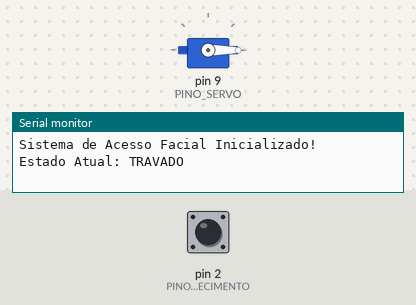
Bench run of a sketch on a simulated Arduino Uno, built with avr-gcc and run on an emulated ATmega328P. Shown: servo, the last lines printed to the serial monitor. Inputs (shaded band) come from the test bench; at power-on: pin 2 (PINO_SINAL_RECONHECIMENTO) HIGH.

Above: at 1.2 s.
1.3 s: pin 2 (PINO_SINAL_RECONHECIMENTO) pulled LOW for 0.15 s
At 2.26 s:
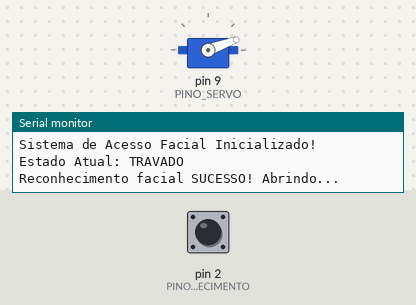
At 6.2 s:
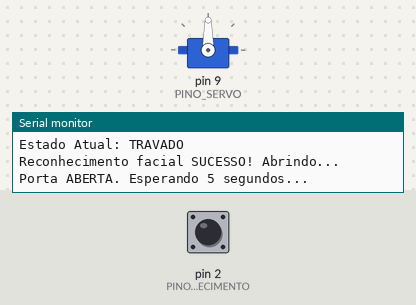
Timing chart, 0 to 13.3 s (numbered marks = the images above; inputs shaded):
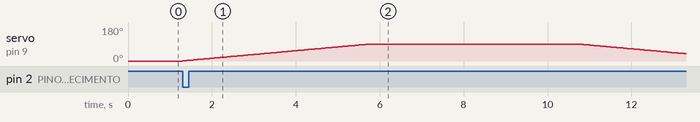

Measured:
- after the input at 1.3 s, servo on pin 9 (PINO_SERVO): rises from 0° to 90° in 4.5 s, then falls to 39° in 7.5 s

The sketch:

servoMotorDelay.ino
```cpp
#include <Servo.h>


// **********************************
// *** CONSTANTES DE PINO E LÓGICA ***
// **********************************
#define PINO_SINAL_RECONHECIMENTO 2 // Pino para receber o sinal de sucesso (LOW)
#define PINO_SERVO 9                // Pino para o servo motor


// Posições em graus para o servo motor
const int POSICAO_TRAVADA = 0;      // Posição inicial/fechada (ex: 0 graus)
const int POSICAO_ABERTA = 90;      // Posição de abertura (ex: 90 graus)
const long TEMPO_ABERTURA = 5000;   // Tempo em ms que a porta fica aberta (5 segundos)


// **********************************
// *** CONSTANTES DE MOVIMENTO SUAVE ***
// **********************************
const int PASSO_ANGULAR = 1;        // Quantidade de graus para mover por vez (Suavidade)
const int DELAY_MOVIMENTO = 50;     // Tempo (ms) entre cada passo (Velocidade)


// **********************************
// *** VARIÁVEIS DE ESTADO ***
// **********************************
Servo meuServo;
int currentServoPos = POSICAO_TRAVADA; // Rastreia a posição atual do servo


long tempoAberturaAnterior = 0; // Armazena o momento em que a porta foi aberta
long lastMovementTime = 0;      // Armazena o momento do último movimento do servo


// Variável para rastrear o estado atual do sistema
// 0: TRAVADO
// 1: ABRINDO (Movendo suavemente para POSICAO_ABERTA)
// 2: ABERTO (Esperando TEMPO_ABERTURA)
// 3: FECHANDO (Movendo suavemente para POSICAO_TRAVADA)
int estadoPorta = 0;


void setup() {
  // Configura o pino de sinal com PULLUP, ele será HIGH por padrão.
  // O sinal de sucesso (LOW) virá quando o reconhecimento ocorrer.
  pinMode(PINO_SINAL_RECONHECIMENTO, INPUT_PULLUP);


  meuServo.attach(PINO_SERVO);
  meuServo.write(POSICAO_TRAVADA);


  Serial.begin(9600);
  Serial.println("Sistema de Acesso Facial Inicializado!");
  Serial.println("Estado Atual: TRAVADO");
}


void loop() {
  // Lê o estado do pino de sinal de reconhecimento facial
  int sinalReconhecimento = digitalRead(PINO_SINAL_RECONHECIMENTO);


  // Lógica principal de controle de estado
  switch (estadoPorta) {

    case 0: // ESTADO: TRAVADO
      // Verifica se houve um sinal de reconhecimento (LOW, pois está com PULLUP)
      if (sinalReconhecimento == LOW) {
        Serial.println("Reconhecimento facial SUCESSO! Abrindo...");
        // Define a posição inicial para o movimento suave
        currentServoPos = meuServo.read();
        estadoPorta = 1; // Próximo estado: ABRINDO (Inicia o movimento suave)
      }
      break;


    case 1: // ESTADO: ABRINDO (Movimento suave para POSICAO_ABERTA)
      // Verifica se o tempo para o próximo passo de movimento já passou
      if (millis() - lastMovementTime >= DELAY_MOVIMENTO) {

        // Verifica se a posição final (ABERTA) foi atingida
        if (currentServoPos < POSICAO_ABERTA) {
          // Incrementa a posição
          currentServoPos += PASSO_ANGULAR;
          // Garante que não ultrapasse a posição final
          if (currentServoPos > POSICAO_ABERTA) {
            currentServoPos = POSICAO_ABERTA;
          }
          meuServo.write(currentServoPos);
          lastMovementTime = millis(); // Atualiza o tempo do último movimento
        }

        // Se a posição final foi atingida, muda o estado
        if (currentServoPos >= POSICAO_ABERTA) {
          tempoAberturaAnterior = millis(); // Marca o tempo que a porta ABRIU
          estadoPorta = 2; // Próximo estado: ABERTO
          Serial.println("Porta ABERTA. Esperando 5 segundos...");
        }
      }
      break;


    case 2: // ESTADO: ABERTO
      // Verifica se o TEMPO_ABERTURA já passou
      if (millis() - tempoAberturaAnterior >= TEMPO_ABERTURA) {
        Serial.println("Tempo esgotado. Fechando/Travando...");
        // Define a posição inicial para o movimento suave
        currentServoPos = meuServo.read();
        estadoPorta = 3; // Próximo estado: FECHANDO (Inicia o movimento suave)
      }
      break;


    case 3: // ESTADO: FECHANDO (Movimento suave para POSICAO_TRAVADA)
      // Verifica se o tempo para o próximo passo de movimento já passou
      if (millis() - lastMovementTime >= DELAY_MOVIMENTO) {

        // Verifica se a posição final (TRAVADA) foi atingida
        if (currentServoPos > POSICAO_TRAVADA) {
          // Decrementa a posição
          currentServoPos -= PASSO_ANGULAR;
          // Garante que não ultrapasse a posição final
          if (currentServoPos < POSICAO_TRAVADA) {
            currentServoPos = POSICAO_TRAVADA;
          }
          meuServo.write(currentServoPos);
          lastMovementTime = millis(); // Atualiza o tempo do último movimento
        }

        // Se a posição final foi atingida, muda o estado
        if (currentServoPos <= POSICAO_TRAVADA) {
          estadoPorta = 0; // Próximo estado: TRAVADO
          Serial.println("Porta TRAVADA.");
        }
      }
      break;


    default:
      // Caso de segurança: reverte para o estado inicial
      estadoPorta = 0;
      meuServo.write(POSICAO_TRAVADA);
      Serial.println("Estado Inválido, redefinido para TRAVADO.");
      break;
  }
}
```
